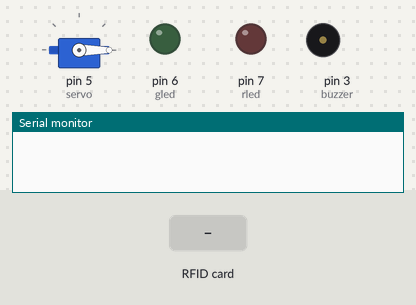
Bench run of a sketch on a simulated Arduino Uno, built with avr-gcc and run on an emulated ATmega328P. Parts: servo, output pins drawn as LEDs (lit = HIGH), buzzer (waves = sounding, pin HIGH), the last lines printed to the serial monitor. The test bench sets the inputs (shaded band). Pins used as bus, display or sensor lines are not drawn.

Above: at 1.2 s.
1.3 s: RFID card 5E 7A 19 C4 held to the reader
At 1.56 s:
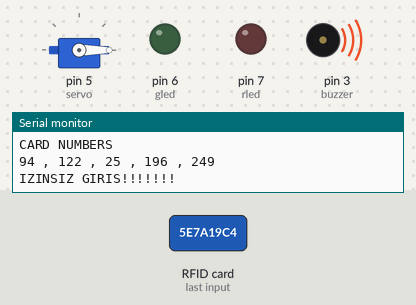
At 2.6 s:
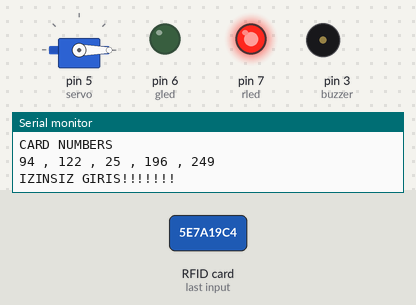
Timing chart, 0 to 5.8 s (numbered marks = the images above; inputs shaded):
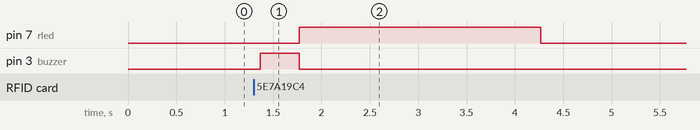

The sketch:

rfid_security_system.ino
```cpp
#include<Servo.h>
#include <SPI.h>
#include <RFID.h>

RFID rfid(10, 9); //sda and reset pinleri
const byte rled = 7;
const byte gled = 6;
const byte buzzer = 3;
boolean permission = true; // boolean  değişkeni
byte card[5] = {107, 135, 241, 197, 216}; //sistemin tanıyacağı kart numarası
Servo servo;   //created servo object
void setup()
{
  Serial.begin(9600);
  SPI.begin();
  rfid.init();  //RFID başlattık
  pinMode(7, OUTPUT);
  pinMode(6, OUTPUT);
  pinMode(3, OUTPUT);
  servo.attach(5); //   servo pini
}

void loop()

{
  servo.write(0);
  permission = true;

  if (rfid.isCard()) {  //kart okursa...

    Serial.println(" -ARDUINO HOCAM- RFID SECURTY SYSTEM------CARD READ-----");

    if (rfid.readCardSerial()) { // kart numaralarını yazdırıyoruz

      Serial.println(" ");
      Serial.println("CARD NUMBERS");
      Serial.println("");
      Serial.print(rfid.serNum[0]);
      Serial.print(" , ");
      Serial.print(rfid.serNum[1]);
      Serial.print(" , ");
      Serial.print(rfid.serNum[2]);
      Serial.print(" , ");
      Serial.print(rfid.serNum[3]);
      Serial.print(" , ");
      Serial.print(rfid.serNum[4]);
      Serial.println(" ");

    }


    for (int i = 0; i < 5; i++) // kart numaralarını karşılaştırıyoruz
    {
      if (rfid.serNum[i] != card[i])  // boolean dedğişkenini burada false yapıyoruz
      {
        permission = false;
      }
    }
    if (permission == true)  //
    {


      Serial.println("IZIN VERILDI");
      digitalWrite(rled, LOW);
      digitalWrite(buzzer, HIGH);
      delay(50);
      digitalWrite(buzzer, LOW);
      delay(50);
      digitalWrite(buzzer, HIGH);
      delay(50);
      digitalWrite(buzzer, LOW);
      digitalWrite(gled, HIGH);
      servo.write(90);
      delay(2000);

    }


    else    // FALSE ise aşağıdaki işlemler.
    {


      Serial.println("IZINSIZ GIRIS!!!!!!!");
      digitalWrite(buzzer, HIGH);
      delay(300);
      digitalWrite(buzzer, LOW);
      digitalWrite(buzzer, HIGH);
      delay(50);
      digitalWrite(buzzer, LOW);
      digitalWrite(buzzer, HIGH);
      delay(50);
      digitalWrite(buzzer, LOW);
      digitalWrite(rled, HIGH);
      delay(500);
      digitalWrite(gled, LOW);
      servo.write(0);
      delay(2000);

    }


    rfid.halt();  //RFID sonlandırılıyor.
  }
  else                              //diğer türlü yeşil ve kırmızı LED ler sönsün.
    digitalWrite(gled, LOW);
  digitalWrite(rled, LOW);
}
```

Measured:
- after the input at 1.3 s, pin 7 (rled): LOW → HIGH after 0.47 s, → LOW 2.5 s later; pin 3 (buzzer): LOW → HIGH after 0.07 s, → LOW 0.40 s later
